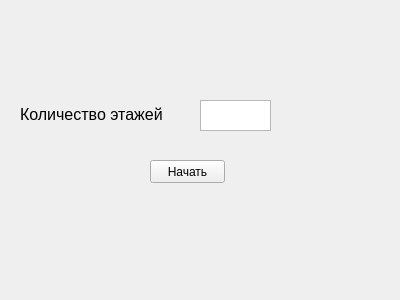
<?xml version="1.0" encoding="UTF-8"?>
<ui version="4.0">
 <class>Form</class>
 <widget class="QWidget" name="Form">
  <property name="geometry">
   <rect>
    <x>0</x>
    <y>0</y>
    <width>400</width>
    <height>300</height>
   </rect>
  </property>
  <property name="windowTitle">
   <string>Form</string>
  </property>
  <widget class="QLabel" name="label">
   <property name="geometry">
    <rect>
     <x>20</x>
     <y>99</y>
     <width>161</width>
     <height>31</height>
    </rect>
   </property>
   <property name="font">
    <font>
     <pointsize>12</pointsize>
    </font>
   </property>
   <property name="text">
    <string>Количество этажей</string>
   </property>
  </widget>
  <widget class="QTextEdit" name="textEdit">
   <property name="geometry">
    <rect>
     <x>200</x>
     <y>100</y>
     <width>71</width>
     <height>31</height>
    </rect>
   </property>
   <property name="font">
    <font>
     <pointsize>12</pointsize>
    </font>
   </property>
  </widget>
  <widget class="QPushButton" name="pushButton">
   <property name="geometry">
    <rect>
     <x>150</x>
     <y>160</y>
     <width>75</width>
     <height>23</height>
    </rect>
   </property>
   <property name="text">
    <string>Начать</string>
   </property>
  </widget>
 </widget>
 <resources/>
 <connections/>
</ui>
